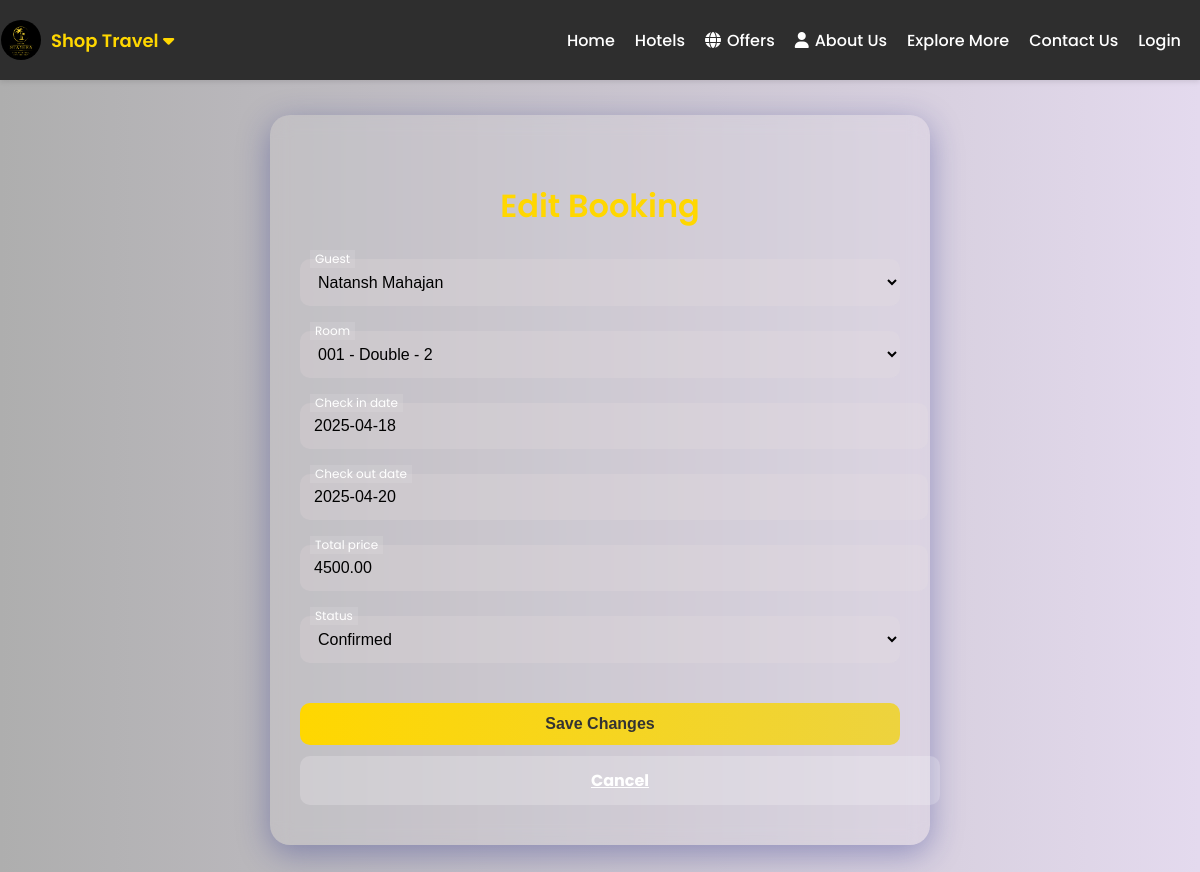
The app's page /offers/edit/19/ with its own data.
### offers/models.py (models this page shows, shortened)
class Booking(models.Model):
    guest = models.ForeignKey('Guest', on_delete=models.CASCADE)
    room = models.ForeignKey('Room', on_delete=models.CASCADE)
    check_in_date = models.DateField(null=True, blank=True)
    check_out_date = models.DateField(null=True, blank=True)
    created_at = models.DateTimeField(auto_now_add=True)
    total_price = models.DecimalField(max_digits=10, decimal_places=2)
    status_choices = [
        ('confirmed', 'Confirmed'),
        ('pending', 'Pending'),
        ('cancelled', 'Cancelled'),
    ]
    status = models.CharField(max_length=20, choices=status_choices, default='confirmed')

### offers/views.py (the view)
# urls.py: path('edit/<int:pk>/', views.booking_edit, name='booking_edit'),
def booking_edit(request, pk):
    booking = get_object_or_404(Booking, pk=pk)
    form = BookingForm(request.POST or None, instance=booking)
    if form.is_valid():
        form.save()
        return redirect('offers:admin_dashboard')
    return render(request, 'edit_booking.html', {'form': form})

### offers/forms.py
class BookingForm(forms.ModelForm):
    class Meta:
        model = Booking
        fields = '__all__'

### offers/models.py (called while the page is built)
    def __str__(self):
        return f"{self.room_number} - {self.room_type} - {self.number}"

    @property
    def name(self):
        return f"{self.first_name} {self.last_name}"

    def __str__(self):
        return self.name

### offers/templates/edit_booking.html (shortened to what this page needs)
{% extends 'base.html' %}
{% block content %}
<!DOCTYPE html>
<html lang="en">
<head>
</head>
<body>
    <div class="form-wrapper">
        <div class="container">
            <h2>Edit Booking</h2>
            <form method="post">
                {% for field in form %}
                <div class="form-group">
                    {{ field }}
                    <label class="form-label">{{ field.label }}</label>
                </div>
                {% endfor %}
                <button type="submit" class="btn btn-primary">Save Changes</button>
                <a href="{% url 'offers:admin_dashboard' %}" class="btn btn-secondary" style="display: block; text-align: center; margin-top: 10px;">Cancel</a>
            </form>
        </div>
    </div>
</body>
</html>
{% endblock %}

### home/static/css/base.css (style rules this page uses)
body { margin: 0; padding: 0; font-family: 'Segoe UI', Tahoma, Geneva, Verdana, sans-serif; }

### offers/templates/edit_booking.html (style rules this page uses)
body { font-family: 'Poppins', sans-serif; background: linear-gradient(to right, #aeaeae, #e4daee); margin: 0; padding: 0; }
.form-wrapper { min-height: calc(100vh - 60px); display: flex; align-items: center; justify-content: center; padding: 30px 20px; }
.container { width: 100%; max-width: 600px; background: rgba(255, 255, 255, 0.1); border-radius: 20px; box-shadow: 0 8px 32px rgba(31, 38, 135, 0.37); backdrop-filter: blur(10px); -webkit-backdrop-filter: blur(10px); padding: 40px 30px; color: gold; }
h2 { text-align: center; margin-bottom: 30px; font-size: 32px; font-weight: 600; }
.form-group { position: relative; margin-bottom: 25px; }
.form-label { position: absolute; top: 10px; left: 14px; background: rgba(255, 255, 255, 0.1); padding: 0 5px; color: #333; font-size: 14px; pointer-events: none; transition: all 0.2s ease-in-out; }
input, select, textarea { width: 100%; padding: 14px; border: none; border-radius: 10px; font-size: 16px; background: rgba(232, 223, 223, 0.2); color: black; transition: box-shadow 0.3s, background-color 0.3s; }
input:focus ~ .form-label, input:not(:placeholder-shown) ~ .form-label, select:focus ~ .form-label, select:not(:placeholder-shown) ~ .form-label, textarea:focus ~ .form-label, textarea:not(:placeholder-shown) ~ .form-label { top: -10px; left: 10px; font-size: 12px; color: #fff; }
.btn { padding: 12px 20px; font-size: 16px; font-weight: bold; border-radius: 10px; border: none; cursor: pointer; width: 100%; margin-top: 15px; transition: all 0.3s ease; }
.btn-primary { background: linear-gradient(to right, #ffd700, #edd33e); color: #333; }
.btn-secondary { background-color: rgba(255, 255, 255, 0.2); color: #fff; }

### records on screen
Booking: form "Natansh Mahajan" "001 - Double - 2" "2025-04-18" "2025-04-20" "4500.00" "Confirmed"

### other values on screen
{{ field.label }} "Guest" "Room" "Check in date" "Check out date" "Total price" "Status"
